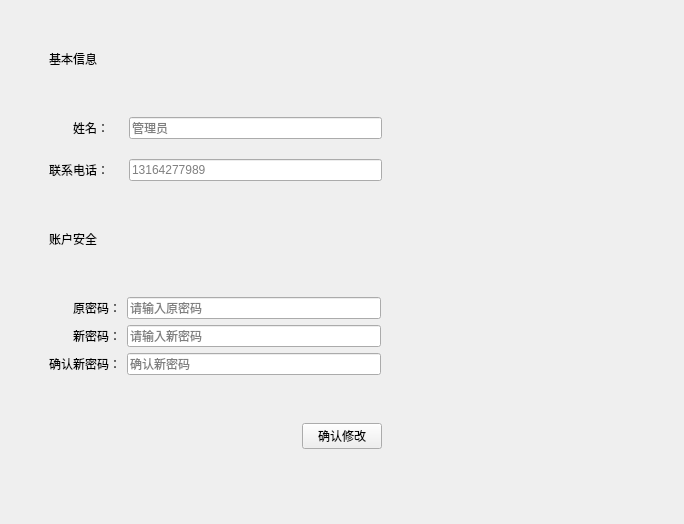
<?xml version="1.0" encoding="UTF-8"?>
<ui version="4.0">
 <class>ProfileWidget</class>
 <widget class="QWidget" name="ProfileWidget">
  <property name="geometry">
   <rect>
    <x>0</x>
    <y>0</y>
    <width>684</width>
    <height>524</height>
   </rect>
  </property>
  <property name="minimumSize">
   <size>
    <width>4</width>
    <height>18</height>
   </size>
  </property>
  <property name="windowTitle">
   <string>Form</string>
  </property>
  <layout class="QVBoxLayout" name="verticalLayout">
   <property name="spacing">
    <number>30</number>
   </property>
   <property name="leftMargin">
    <number>40</number>
   </property>
   <property name="topMargin">
    <number>40</number>
   </property>
   <property name="rightMargin">
    <number>40</number>
   </property>
   <item>
    <widget class="QWidget" name="top_widget" native="true">
     <property name="maximumSize">
      <size>
       <width>16777215</width>
       <height>50</height>
      </size>
     </property>
     <layout class="QHBoxLayout" name="horizontalLayout">
      <item>
       <widget class="QLabel" name="label">
        <property name="minimumSize">
         <size>
          <width>100</width>
          <height>0</height>
         </size>
        </property>
        <property name="text">
         <string>基本信息</string>
        </property>
        <property name="alignment">
         <set>Qt::AlignmentFlag::AlignLeading|Qt::AlignmentFlag::AlignLeft|Qt::AlignmentFlag::AlignVCenter</set>
        </property>
       </widget>
      </item>
      <item>
       <spacer name="horizontalSpacer">
        <property name="orientation">
         <enum>Qt::Orientation::Horizontal</enum>
        </property>
        <property name="sizeHint" stdset="0">
         <size>
          <width>40</width>
          <height>20</height>
         </size>
        </property>
       </spacer>
      </item>
     </layout>
    </widget>
   </item>
   <item>
    <widget class="QWidget" name="main_widget" native="true">
     <layout class="QGridLayout" name="gridLayout_3">
      <property name="spacing">
       <number>20</number>
      </property>
      <item row="1" column="1">
       <widget class="QLineEdit" name="edit_phone">
        <property name="placeholderText">
         <string>13164277989</string>
        </property>
       </widget>
      </item>
      <item row="1" column="0">
       <widget class="QLabel" name="label_3">
        <property name="text">
         <string>联系电话：</string>
        </property>
        <property name="alignment">
         <set>Qt::AlignmentFlag::AlignRight|Qt::AlignmentFlag::AlignTrailing|Qt::AlignmentFlag::AlignVCenter</set>
        </property>
       </widget>
      </item>
      <item row="0" column="1">
       <widget class="QLineEdit" name="edit_name">
        <property name="placeholderText">
         <string>管理员</string>
        </property>
       </widget>
      </item>
      <item row="0" column="0">
       <widget class="QLabel" name="label_2">
        <property name="text">
         <string>姓名：</string>
        </property>
        <property name="alignment">
         <set>Qt::AlignmentFlag::AlignRight|Qt::AlignmentFlag::AlignTrailing|Qt::AlignmentFlag::AlignVCenter</set>
        </property>
       </widget>
      </item>
      <item row="0" column="2">
       <spacer name="horizontalSpacer_2">
        <property name="orientation">
         <enum>Qt::Orientation::Horizontal</enum>
        </property>
        <property name="sizeHint" stdset="0">
         <size>
          <width>40</width>
          <height>20</height>
         </size>
        </property>
       </spacer>
      </item>
      <item row="1" column="2">
       <spacer name="horizontalSpacer_3">
        <property name="orientation">
         <enum>Qt::Orientation::Horizontal</enum>
        </property>
        <property name="sizeHint" stdset="0">
         <size>
          <width>40</width>
          <height>20</height>
         </size>
        </property>
       </spacer>
      </item>
     </layout>
    </widget>
   </item>
   <item>
    <widget class="QWidget" name="buttom_widget" native="true">
     <property name="maximumSize">
      <size>
       <width>16777215</width>
       <height>50</height>
      </size>
     </property>
     <layout class="QHBoxLayout" name="horizontalLayout_2">
      <item>
       <widget class="QLabel" name="label_4">
        <property name="minimumSize">
         <size>
          <width>100</width>
          <height>0</height>
         </size>
        </property>
        <property name="text">
         <string>账户安全</string>
        </property>
       </widget>
      </item>
      <item>
       <spacer name="horizontalSpacer_4">
        <property name="orientation">
         <enum>Qt::Orientation::Horizontal</enum>
        </property>
        <property name="sizeHint" stdset="0">
         <size>
          <width>40</width>
          <height>20</height>
         </size>
        </property>
       </spacer>
      </item>
     </layout>
    </widget>
   </item>
   <item>
    <widget class="QWidget" name="widget" native="true">
     <layout class="QGridLayout" name="gridLayout_4">
      <item row="2" column="2">
       <spacer name="horizontalSpacer_8">
        <property name="orientation">
         <enum>Qt::Orientation::Horizontal</enum>
        </property>
        <property name="sizeHint" stdset="0">
         <size>
          <width>40</width>
          <height>20</height>
         </size>
        </property>
       </spacer>
      </item>
      <item row="0" column="2">
       <spacer name="horizontalSpacer_7">
        <property name="orientation">
         <enum>Qt::Orientation::Horizontal</enum>
        </property>
        <property name="sizeHint" stdset="0">
         <size>
          <width>40</width>
          <height>20</height>
         </size>
        </property>
       </spacer>
      </item>
      <item row="1" column="1">
       <widget class="QLineEdit" name="edit_newpwd">
        <property name="placeholderText">
         <string>请输入新密码</string>
        </property>
       </widget>
      </item>
      <item row="2" column="0">
       <widget class="QLabel" name="label_7">
        <property name="text">
         <string>确认新密码：</string>
        </property>
        <property name="alignment">
         <set>Qt::AlignmentFlag::AlignRight|Qt::AlignmentFlag::AlignTrailing|Qt::AlignmentFlag::AlignVCenter</set>
        </property>
       </widget>
      </item>
      <item row="1" column="2">
       <spacer name="horizontalSpacer_6">
        <property name="orientation">
         <enum>Qt::Orientation::Horizontal</enum>
        </property>
        <property name="sizeHint" stdset="0">
         <size>
          <width>40</width>
          <height>20</height>
         </size>
        </property>
       </spacer>
      </item>
      <item row="2" column="1">
       <widget class="QLineEdit" name="edit_verify">
        <property name="placeholderText">
         <string>确认新密码</string>
        </property>
       </widget>
      </item>
      <item row="1" column="0">
       <widget class="QLabel" name="label_6">
        <property name="text">
         <string>新密码：</string>
        </property>
        <property name="alignment">
         <set>Qt::AlignmentFlag::AlignRight|Qt::AlignmentFlag::AlignTrailing|Qt::AlignmentFlag::AlignVCenter</set>
        </property>
       </widget>
      </item>
      <item row="0" column="1">
       <widget class="QLineEdit" name="edit_oldpwd">
        <property name="placeholderText">
         <string>请输入原密码</string>
        </property>
       </widget>
      </item>
      <item row="0" column="0">
       <widget class="QLabel" name="label_5">
        <property name="text">
         <string>原密码：</string>
        </property>
        <property name="alignment">
         <set>Qt::AlignmentFlag::AlignRight|Qt::AlignmentFlag::AlignTrailing|Qt::AlignmentFlag::AlignVCenter</set>
        </property>
       </widget>
      </item>
     </layout>
    </widget>
   </item>
   <item>
    <widget class="QWidget" name="widget_2" native="true">
     <layout class="QHBoxLayout" name="horizontalLayout_3">
      <item>
       <spacer name="horizontalSpacer_5">
        <property name="orientation">
         <enum>Qt::Orientation::Horizontal</enum>
        </property>
        <property name="sizeHint" stdset="0">
         <size>
          <width>40</width>
          <height>20</height>
         </size>
        </property>
       </spacer>
      </item>
      <item>
       <widget class="QPushButton" name="btn_submit">
        <property name="text">
         <string>确认修改</string>
        </property>
       </widget>
      </item>
      <item>
       <spacer name="horizontalSpacer_9">
        <property name="orientation">
         <enum>Qt::Orientation::Horizontal</enum>
        </property>
        <property name="sizeHint" stdset="0">
         <size>
          <width>40</width>
          <height>20</height>
         </size>
        </property>
       </spacer>
      </item>
     </layout>
    </widget>
   </item>
   <item>
    <spacer name="verticalSpacer">
     <property name="orientation">
      <enum>Qt::Orientation::Vertical</enum>
     </property>
     <property name="sizeHint" stdset="0">
      <size>
       <width>20</width>
       <height>40</height>
      </size>
     </property>
    </spacer>
   </item>
  </layout>
 </widget>
 <resources/>
 <connections/>
</ui>
